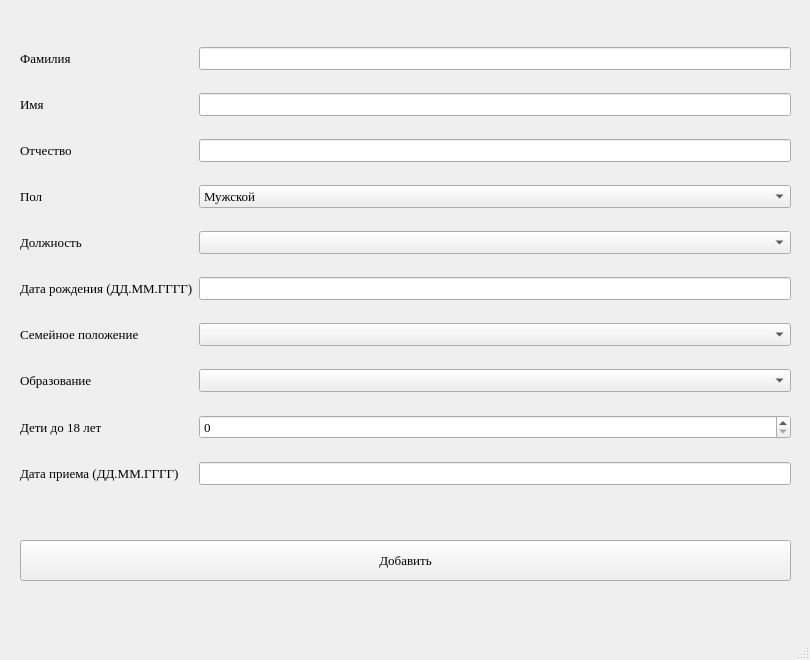
<?xml version="1.0" encoding="UTF-8"?>
<ui version="4.0">
 <class>MainWindow</class>
 <widget class="QMainWindow" name="MainWindow">
  <property name="geometry">
   <rect>
    <x>0</x>
    <y>0</y>
    <width>810</width>
    <height>660</height>
   </rect>
  </property>
  <property name="font">
   <font>
    <family>Times New Roman</family>
    <pointsize>10</pointsize>
   </font>
  </property>
  <property name="windowTitle">
   <string>MainWindow</string>
  </property>
  <widget class="QWidget" name="centralwidget">
   <widget class="QWidget" name="gridLayoutWidget">
    <property name="geometry">
     <rect>
      <x>20</x>
      <y>30</y>
      <width>771</width>
      <height>481</height>
     </rect>
    </property>
    <layout class="QGridLayout" name="gridLayout">
     <item row="7" column="0">
      <widget class="QLabel" name="Study">
       <property name="font">
        <font>
         <family>Times New Roman</family>
         <pointsize>10</pointsize>
        </font>
       </property>
       <property name="text">
        <string>Образование</string>
       </property>
      </widget>
     </item>
     <item row="4" column="2">
      <widget class="QComboBox" name="cbbx_job">
       <property name="font">
        <font>
         <family>Times New Roman</family>
         <pointsize>10</pointsize>
        </font>
       </property>
      </widget>
     </item>
     <item row="3" column="0">
      <widget class="QLabel" name="Floor">
       <property name="font">
        <font>
         <family>Times New Roman</family>
         <pointsize>10</pointsize>
        </font>
       </property>
       <property name="text">
        <string>Пол</string>
       </property>
      </widget>
     </item>
     <item row="6" column="0">
      <widget class="QLabel" name="Family">
       <property name="font">
        <font>
         <family>Times New Roman</family>
         <pointsize>10</pointsize>
        </font>
       </property>
       <property name="text">
        <string>Семейное положение</string>
       </property>
      </widget>
     </item>
     <item row="0" column="2">
      <widget class="QLineEdit" name="ledit_Surname">
       <property name="font">
        <font>
         <family>Times New Roman</family>
         <pointsize>10</pointsize>
        </font>
       </property>
      </widget>
     </item>
     <item row="9" column="0">
      <widget class="QLabel" name="DateTo">
       <property name="font">
        <font>
         <family>Times New Roman</family>
         <pointsize>10</pointsize>
        </font>
       </property>
       <property name="text">
        <string>Дата приема (ДД.ММ.ГГГГ)</string>
       </property>
      </widget>
     </item>
     <item row="8" column="0">
      <widget class="QLabel" name="Kids">
       <property name="font">
        <font>
         <family>Times New Roman</family>
         <pointsize>10</pointsize>
        </font>
       </property>
       <property name="text">
        <string>Дети до 18 лет</string>
       </property>
      </widget>
     </item>
     <item row="6" column="2">
      <widget class="QComboBox" name="cbbx_family">
       <property name="font">
        <font>
         <family>Times New Roman</family>
         <pointsize>10</pointsize>
        </font>
       </property>
      </widget>
     </item>
     <item row="2" column="0">
      <widget class="QLabel" name="SecondName">
       <property name="font">
        <font>
         <family>Times New Roman</family>
         <pointsize>10</pointsize>
        </font>
       </property>
       <property name="text">
        <string>Отчество</string>
       </property>
      </widget>
     </item>
     <item row="0" column="0">
      <widget class="QLabel" name="Surname">
       <property name="font">
        <font>
         <family>Times New Roman</family>
         <pointsize>10</pointsize>
        </font>
       </property>
       <property name="text">
        <string>Фамилия</string>
       </property>
      </widget>
     </item>
     <item row="1" column="2">
      <widget class="QLineEdit" name="ledit_Name">
       <property name="font">
        <font>
         <family>Times New Roman</family>
         <pointsize>10</pointsize>
        </font>
       </property>
      </widget>
     </item>
     <item row="1" column="0">
      <widget class="QLabel" name="Name">
       <property name="font">
        <font>
         <family>Times New Roman</family>
         <pointsize>10</pointsize>
        </font>
       </property>
       <property name="text">
        <string>Имя</string>
       </property>
      </widget>
     </item>
     <item row="5" column="0">
      <widget class="QLabel" name="BornIn">
       <property name="font">
        <font>
         <family>Times New Roman</family>
         <pointsize>10</pointsize>
        </font>
       </property>
       <property name="text">
        <string>Дата рождения (ДД.ММ.ГГГГ)</string>
       </property>
      </widget>
     </item>
     <item row="3" column="2">
      <widget class="QComboBox" name="cbbx_Floor">
       <property name="font">
        <font>
         <family>Times New Roman</family>
         <pointsize>10</pointsize>
        </font>
       </property>
       <item>
        <property name="text">
         <string>Мужской</string>
        </property>
       </item>
       <item>
        <property name="text">
         <string>Женский</string>
        </property>
       </item>
      </widget>
     </item>
     <item row="2" column="2">
      <widget class="QLineEdit" name="ledit_SName">
       <property name="font">
        <font>
         <family>Times New Roman</family>
         <pointsize>10</pointsize>
        </font>
       </property>
      </widget>
     </item>
     <item row="7" column="2">
      <widget class="QComboBox" name="cbbx_Study">
       <property name="font">
        <font>
         <family>Times New Roman</family>
         <pointsize>10</pointsize>
        </font>
       </property>
      </widget>
     </item>
     <item row="4" column="0">
      <widget class="QLabel" name="Job">
       <property name="font">
        <font>
         <family>Times New Roman</family>
         <pointsize>10</pointsize>
        </font>
       </property>
       <property name="text">
        <string>Должность</string>
       </property>
      </widget>
     </item>
     <item row="8" column="2">
      <widget class="QSpinBox" name="spbx_Kids">
       <property name="maximum">
        <number>1000000000</number>
       </property>
      </widget>
     </item>
     <item row="5" column="2">
      <widget class="QLineEdit" name="ledit_Birthday"/>
     </item>
     <item row="9" column="2">
      <widget class="QLineEdit" name="ledit_Employment"/>
     </item>
    </layout>
   </widget>
   <widget class="QPushButton" name="btn_add">
    <property name="geometry">
     <rect>
      <x>20</x>
      <y>540</y>
      <width>771</width>
      <height>41</height>
     </rect>
    </property>
    <property name="text">
     <string>Добавить</string>
    </property>
   </widget>
   <widget class="QLabel" name="label">
    <property name="geometry">
     <rect>
      <x>20</x>
      <y>590</y>
      <width>771</width>
      <height>41</height>
     </rect>
    </property>
    <property name="text">
     <string/>
    </property>
   </widget>
  </widget>
  <widget class="QStatusBar" name="statusbar"/>
 </widget>
 <resources/>
 <connections/>
</ui>
